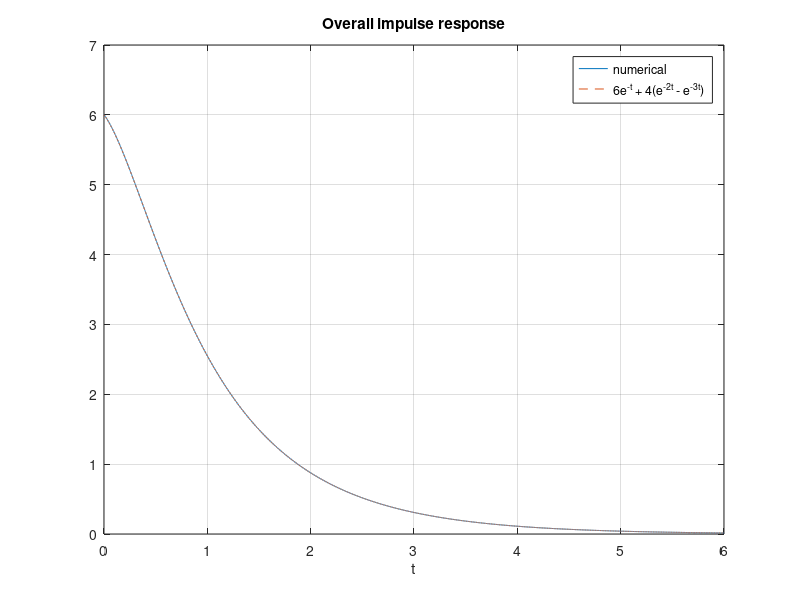

Write MATLAB code to recreate this figure.
% Signals and Systems — Properties of Convolution and of LTI Systems
%title: Cascade, Parallel, Inverse and Stability
%ar-title: التوالي والتوازي والعكس والاستقرار
%lesson: ss-ch2-4
%course: signals-systems

%% The overall impulse response
%ar: (h1 ثم h2) على التوازي مع (h3 ثم h4): h = h1*h2 + h3*h4. h1 = 3δ(t) تضرب h2 في 3 فقط. الجزء الثاني نحسبه عدديًا بـ conv ونقارن بالقانون.
dt = 1e-3; t = 0:dt:6;
h2 = 2*exp(-t); h3 = 4*exp(-2*t); h4 = exp(-3*t);
h34 = conv(h3, h4)*dt; h34 = h34(1:numel(t));
h = 3*h2 + h34;
hf = 6*exp(-t) + 4*(exp(-2*t) - exp(-3*t));
fprintf('max error = %.4f\n', max(abs(h - hf)))
plot(t, h, t, hf, '--'); grid on; xlabel('t'); legend('numerical', '6e^{-t} + 4(e^{-2t} - e^{-3t})'); title('Overall impulse response')
%check: max(abs(h - hf)) < 5e-3

%% Inverse system: u[n] * (d[n] - d[n-1]) = d[n]
%ar: النظام العكسي يلغي أثر النظام: التفافهما = δ.
u = ones(1, 10); hinv = [1 -1];
r = conv(u, hinv);
fprintf('u * h_inv = %s\n', num2str(r(1:10)))
%check: isequal(r(1:10), [1 zeros(1, 9)])

%% Stability: sum of |h|
%ar: LTI مستقر إذا كان Σ|h[n]| محدودًا. نجمع على نوافذ متزايدة: u[n] يكبر بلا حد، و (1/2)^n يقترب من 2.
for N = [10 100 1000]
    fprintf('N = %4d: sum|u| = %4d, sum|0.5^n| = %.6f\n', N, N, sum(0.5.^(0:N-1)))
end

%%! Project idea: an FIR filter from its impulse response
%ar: h[n] = (1/2)^n للـ 0..3 تعني y[n] = x[n] + ½x[n−1] + ¼x[n−2] + ⅛x[n−3]. filter(h, 1, x) يطبقها على أي دخل. نتحقق أنها تساوي conv.
h = 0.5.^(0:3); rng(4); x = randn(1, 20);
y1 = filter(h, 1, x); y2 = conv(x, h); y2 = y2(1:20);
fprintf('filter vs conv: max difference %.2e\n', max(abs(y1 - y2)))
%check: max(abs(y1 - y2)) < 1e-12
